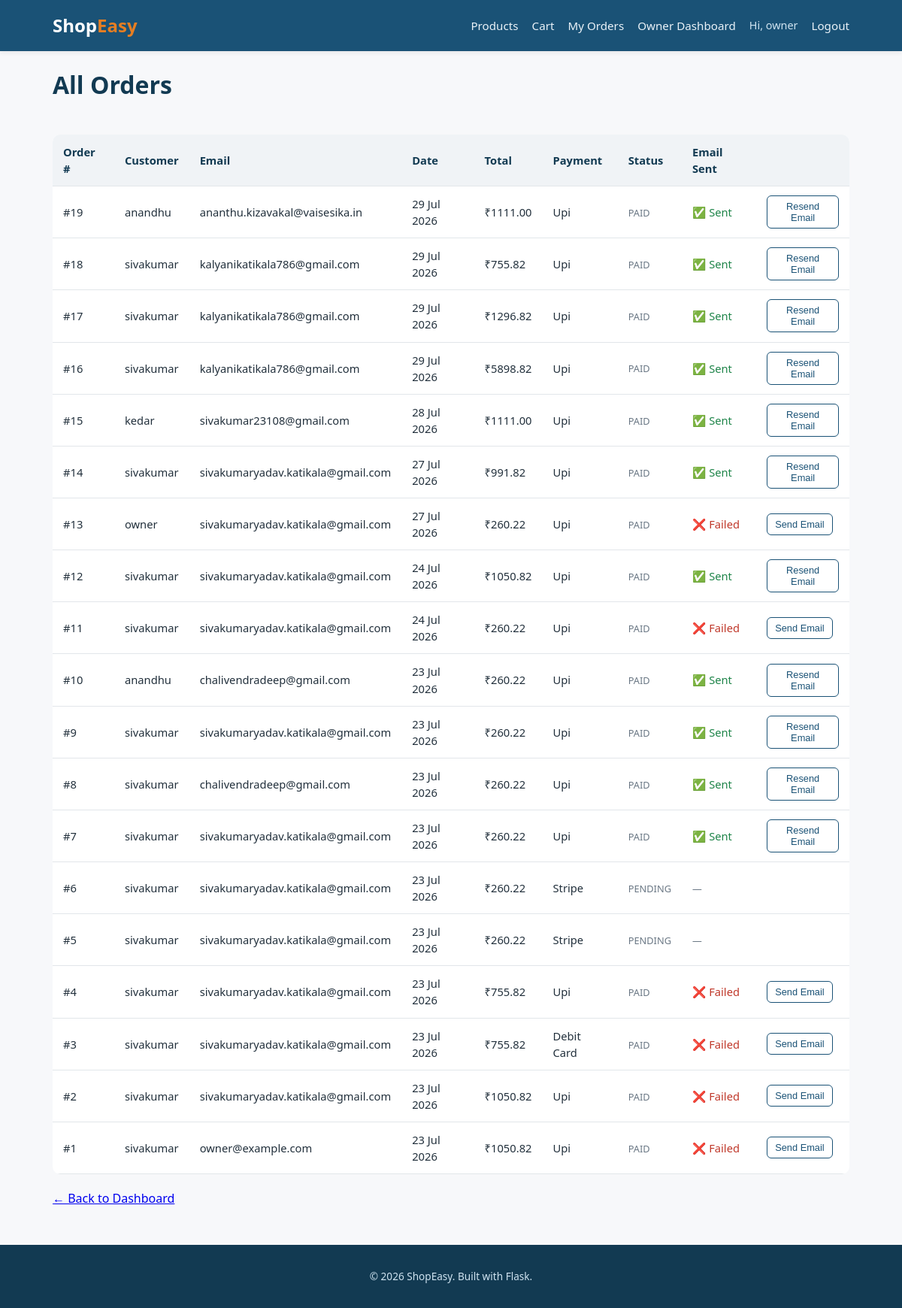
The page /owner/orders (signed in) on the database its author committed.
### models/user.py (models this page shows, shortened)
class User(UserMixin, db.Model):
    __tablename__ = 'users'
    id = db.Column(db.Integer, primary_key=True)
    username = db.Column(db.String(80), unique=True, nullable=False, index=True)
    email = db.Column(db.String(120), unique=True, nullable=False, index=True)
    password_hash = db.Column(db.String(255), nullable=False)
    is_owner = db.Column(db.Boolean, default=False, nullable=False)
    created_at = db.Column(db.DateTime, default=datetime.utcnow)
    orders = db.relationship('Order', backref='user', lazy=True)
    visits = db.relationship('Visit', backref='user', lazy=True)

### models/order.py (models this page shows, shortened)
class Order(db.Model):
    __tablename__ = 'orders'
    id = db.Column(db.Integer, primary_key=True)
    user_id = db.Column(db.Integer, db.ForeignKey('users.id'), nullable=False)
    order_date = db.Column(db.Date, default=date.today, nullable=False, index=True)
    created_at = db.Column(db.DateTime, default=datetime.utcnow)
    status = db.Column(db.String(20), nullable=False, default='PENDING', index=True)
    payment_method = db.Column(db.String(30), nullable=False)   # STRIPE / UPI / NET_BANKING / DEBIT_CARD / CREDIT_CARD / WALLET
    payment_reference = db.Column(db.String(120), nullable=True)  # masked reference shown to the customer
    stripe_checkout_session_id = db.Column(db.String(120), nullable=True, unique=True, index=True)
    stripe_payment_intent_id = db.Column(db.String(120), nullable=True, index=True)
    subtotal_amount = db.Column(db.Float, nullable=False, default=0.0)   # sum of original prices x qty
    discount_amount = db.Column(db.Float, nullable=False, default=0.0)   # total saved from per-product offers
    tax_amount = db.Column(db.Float, nullable=False, default=0.0)
    shipping_amount = db.Column(db.Float, nullable=False, default=0.0)
    total_amount = db.Column(db.Float, nullable=False, default=0.0)      # grand total actually charged
    estimated_delivery_date = db.Column(db.Date, nullable=True)
    contact_email = db.Column(db.String(120), nullable=True)
    contact_phone = db.Column(db.String(20), nullable=True)
    customer_name = db.Column(db.String(120), nullable=True)
    delivery_address = db.Column(db.Text, nullable=True)
    invoice_number = db.Column(db.String(40), nullable=True, unique=True)
    email_sent = db.Column(db.Boolean, nullable=False, default=False)
    email_sent_at = db.Column(db.DateTime, nullable=True)
    email_error = db.Column(db.Text, nullable=True)
    items = db.relationship('OrderItem', backref='order', lazy=True, cascade='all, delete-orphan')

### routes/owner.py (the view)
@owner_bp.route('/orders')
@login_required
@owner_required
def orders_list():
    orders = Order.query.order_by(Order.created_at.desc()).all()
    return render_template('owner/orders.html', orders=orders)

### routes/owner.py (called while the page is built)
def owner_required(view_func):
    @wraps(view_func)
    def wrapped(*args, **kwargs):
        if not current_user.is_authenticated or not current_user.is_owner:
            abort(403)
        return view_func(*args, **kwargs)
    return wrapped

### templates/owner/orders.html (shortened to what this page needs)
{% extends 'base.html' %}
{% block content %}
    <div class="page-header">
        <h1>All Orders</h1>
    </div>
    {% if orders %}
    <table class="data-table">
        <thead>
            <tr>
                <th>Order #</th>
                <th>Customer</th>
                <th>Email</th>
                <th>Date</th>
                <th>Total</th>
                <th>Payment</th>
                <th>Status</th>
                <th>Email Sent</th>
                <th></th>
            </tr>
        </thead>
        <tbody>
        {% for order in orders %}
            <tr>
                <td>#{{ order.id }}</td>
                <td>{{ order.customer_name or '-' }}</td>
                <td>{{ order.contact_email or '-' }}</td>
                <td>{{ order.order_date.strftime('%d %b %Y') }}</td>
                <td>₹{{ '%.2f'|format(order.total_amount) }}</td>
                <td>{{ order.payment_method.replace('_',' ')|title }}</td>
                <td>
                    <span class="stock-note {{ 'low' if order.status in ('FAILED', 'CANCELLED') }}">{{ order.status }}</span>
                </td>
                <td>
                    {% if order.email_sent %}
                        <span style="color:var(--success);">✅ Sent</span>
                    {% elif order.status == 'PAID' %}
                        <span style="color:var(--danger);" title="{{ order.email_error or '' }}">❌ Failed</span>
                    {% else %}
                        <span class="help-text">—</span>
                    {% endif %}
                </td>
                <td>
                    {% if order.status == 'PAID' %}
                    <form method="POST" action="{{ url_for('owner.resend_order_email', order_id=order.id) }}">
                        <button type="submit" class="btn btn-outline" style="padding:6px 10px;font-size:0.8rem;">
                            {{ 'Resend Email' if order.email_sent else 'Send Email' }}
                        </button>
                    </form>
                    {% endif %}
                </td>
            </tr>
        {% endfor %}
        </tbody>
    </table>
    {% else %}
        <p>No orders yet.</p>
    {% endif %}
    <p style="margin-top:20px;"><a href="{{ url_for('owner.dashboard') }}">&larr; Back to Dashboard</a></p>
{% endblock %}

### templates/base.html (shortened to what this page needs)
<!DOCTYPE html>
<html lang="en">
<head>
    <link rel="stylesheet" href="{{ url_for('static', filename='css/style.css') }}">
</head>
<body>
    <header class="site-header">
        <div class="container header-inner">
            <a href="{{ url_for('products.index') }}" class="brand">Shop<span>Easy</span></a>
            <nav class="main-nav">
                <a href="{{ url_for('products.index') }}">Products</a>
                {% if current_user.is_authenticated %}
                    <a href="{{ url_for('orders.view_cart') }}">Cart</a>
                    <a href="{{ url_for('orders.my_orders') }}">My Orders</a>
                    {% if current_user.is_owner %}
                        <a href="{{ url_for('owner.dashboard') }}">Owner Dashboard</a>
                    {% endif %}
                    <span class="nav-user">Hi, {{ current_user.username }}</span>
                    <a href="{{ url_for('auth.logout') }}">Logout</a>
                {% else %}
                    <a href="{{ url_for('auth.login') }}">Login</a>
                    <a href="{{ url_for('auth.signup') }}" class="nav-cta">Sign Up</a>
                {% endif %}
            </nav>
        </div>
    </header>
    <main class="container">
        {% block content %}{% endblock %}
    </main>
    <footer class="site-footer">
        <div class="container">
            <p>&copy; {{ current_year }} ShopEasy. Built with Flask.</p>
        </div>
    </footer>
</body>
</html>

### static/css/style.css (style rules this page uses)
:root { --primary: #1a5276; --primary-dark: #123a52; --accent: #e67e22; --bg: #f7f8fa; --card-bg: #ffffff; --text: #22303c; --muted: #6b7885; --border: #e2e6ea; --danger: #c0392b; --success: #1e8449; --radius: 10px; }
* { box-sizing: border-box; }
body { margin: 0; font-family: 'Segoe UI', Roboto, Helvetica, Arial, sans-serif; background: var(--bg); color: var(--text); line-height: 1.5; }
.container { max-width: 1100px; margin: 0 auto; padding: 0 20px; }
.site-header { background: var(--primary); color: #fff; box-shadow: 0 2px 6px rgba(0,0,0,0.08); }
.header-inner { display: flex; align-items: center; justify-content: space-between; padding: 16px 20px; }
.brand { font-size: 1.5rem; font-weight: 700; color: #fff; text-decoration: none; }
.brand span { color: var(--accent); }
.main-nav { display: flex; align-items: center; gap: 18px; flex-wrap: wrap; }
.main-nav a { color: #eaf2f8; text-decoration: none; font-size: 0.95rem; }
.nav-user { color: #cfe3f0; font-size: 0.9rem; }
main { min-height: 70vh; padding: 30px 20px; }
h1, h2, h3 { color: var(--primary-dark); }
.page-header { display: flex; justify-content: space-between; align-items: center; margin-bottom: 20px; flex-wrap: wrap; gap: 10px; }
.stock-note { font-size: 0.8rem; color: var(--muted); }
.btn { display: inline-block; padding: 10px 18px; border-radius: 6px; border: none; background: var(--primary); color: #fff; text-decoration: none; cursor: pointer; font-size: 0.95rem; }
.btn-outline { background: transparent; border: 1px solid var(--primary); color: var(--primary); }
.help-text { color: var(--muted); font-size: 0.8rem; margin-top: 4px; }
table.data-table { width: 100%; border-collapse: collapse; background: #fff; border-radius: var(--radius); overflow: hidden; }
table.data-table th, table.data-table td { text-align: left; padding: 12px 14px; border-bottom: 1px solid var(--border); font-size: 0.92rem; }
table.data-table th { background: #f0f3f6; color: var(--primary-dark); }
.site-footer { background: var(--primary-dark); color: #cfe3f0; text-align: center; padding: 18px 0; font-size: 0.85rem; margin-top: 50px; }

### rows shown on the page
User: username "owner"
Order: id "19", customer_name "anandhu", contact_email "ananthu.kizavakal@vaisesika.in", order_date "29 Jul 2026", total_amount "1111.00", payment_method.replace "Upi", status "PAID", shows "✅ Sent", email_sent "Resend Email"
Order: id "18", customer_name "sivakumar", contact_email "kalyanikatikala786@gmail.com", order_date "29 Jul 2026", total_amount "755.82", payment_method.replace "Upi", status "PAID", shows "✅ Sent", email_sent "Resend Email"
Order: id "17", customer_name "sivakumar", contact_email "kalyanikatikala786@gmail.com", order_date "29 Jul 2026", total_amount "1296.82", payment_method.replace "Upi", status "PAID", shows "✅ Sent", email_sent "Resend Email"
Order: id "16", customer_name "sivakumar", contact_email "kalyanikatikala786@gmail.com", order_date "29 Jul 2026", total_amount "5898.82", payment_method.replace "Upi", status "PAID", shows "✅ Sent", email_sent "Resend Email"
Order: id "15", customer_name "kedar", contact_email "sivakumar23108@gmail.com", order_date "28 Jul 2026", total_amount "1111.00", payment_method.replace "Upi", status "PAID", shows "✅ Sent", email_sent "Resend Email"
Order: id "14", customer_name "sivakumar", contact_email "sivakumaryadav.katikala@gmail.com", order_date "27 Jul 2026", total_amount "991.82", payment_method.replace "Upi", status "PAID", shows "✅ Sent", email_sent "Resend Email"
Order: id "13", customer_name "owner", contact_email "sivakumaryadav.katikala@gmail.com", order_date "27 Jul 2026", total_amount "260.22", payment_method.replace "Upi", status "PAID", email_sent "Send Email"
Order: id "12", customer_name "sivakumar", contact_email "sivakumaryadav.katikala@gmail.com", order_date "24 Jul 2026", total_amount "1050.82", payment_method.replace "Upi", status "PAID", shows "✅ Sent", email_sent "Resend Email"
Order: id "11", customer_name "sivakumar", contact_email "sivakumaryadav.katikala@gmail.com", order_date "24 Jul 2026", total_amount "260.22", payment_method.replace "Upi", status "PAID", email_sent "Send Email"
Order: id "10", customer_name "anandhu", contact_email "chalivendradeep@gmail.com", order_date "23 Jul 2026", total_amount "260.22", payment_method.replace "Upi", status "PAID", shows "✅ Sent", email_sent "Resend Email"
Order: id "9", customer_name "sivakumar", contact_email "sivakumaryadav.katikala@gmail.com", order_date "23 Jul 2026", total_amount "260.22", payment_method.replace "Upi", status "PAID", shows "✅ Sent", email_sent "Resend Email"
Order: id "8", customer_name "sivakumar", contact_email "chalivendradeep@gmail.com", order_date "23 Jul 2026", total_amount "260.22", payment_method.replace "Upi", status "PAID", shows "✅ Sent", email_sent "Resend Email"
Order: id "7", customer_name "sivakumar", contact_email "sivakumaryadav.katikala@gmail.com", order_date "23 Jul 2026", total_amount "260.22", payment_method.replace "Upi", status "PAID", shows "✅ Sent", email_sent "Resend Email"
Order: id "6", customer_name "sivakumar", contact_email "sivakumaryadav.katikala@gmail.com", order_date "23 Jul 2026", total_amount "260.22", payment_method.replace "Stripe", status "PENDING"
Order: id "5", customer_name "sivakumar", contact_email "sivakumaryadav.katikala@gmail.com", order_date "23 Jul 2026", total_amount "260.22", payment_method.replace "Stripe", status "PENDING"
Order: id "4", customer_name "sivakumar", contact_email "sivakumaryadav.katikala@gmail.com", order_date "23 Jul 2026", total_amount "755.82", payment_method.replace "Upi", status "PAID", email_sent "Send Email"
Order: id "3", customer_name "sivakumar", contact_email "sivakumaryadav.katikala@gmail.com", order_date "23 Jul 2026", total_amount "755.82", payment_method.replace "Debit Card", status "PAID", email_sent "Send Email"
Order: id "2", customer_name "sivakumar", contact_email "sivakumaryadav.katikala@gmail.com", order_date "23 Jul 2026", total_amount "1050.82", payment_method.replace "Upi", status "PAID", email_sent "Send Email"
Order: id "1", customer_name "sivakumar", contact_email "owner@example.com", order_date "23 Jul 2026", total_amount "1050.82", payment_method.replace "Upi", status "PAID", email_sent "Send Email"
